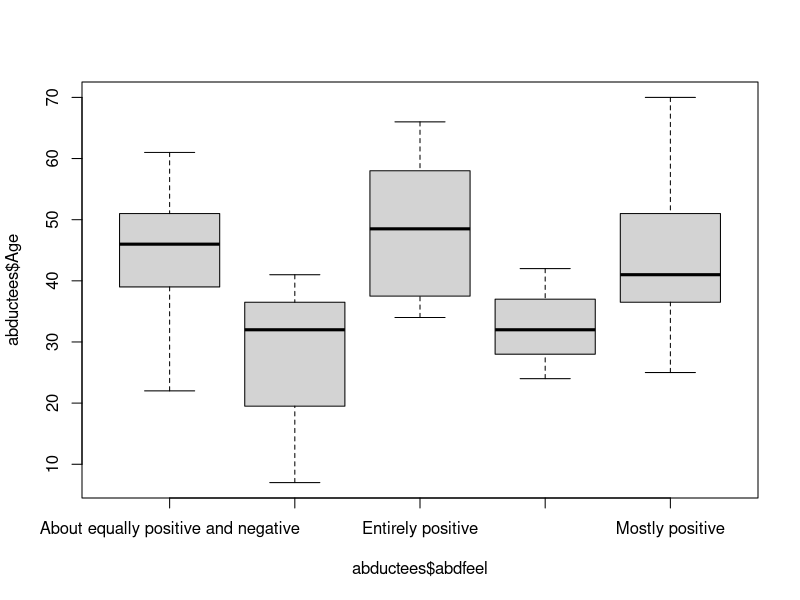
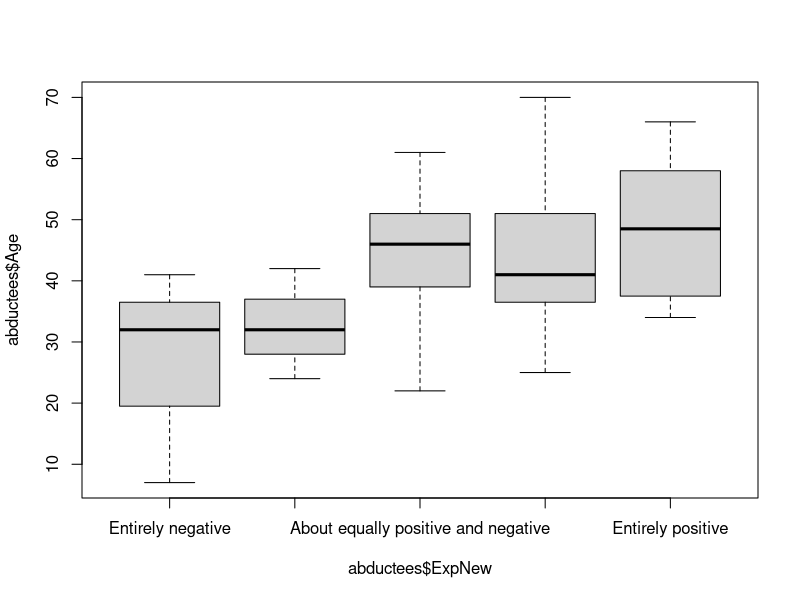
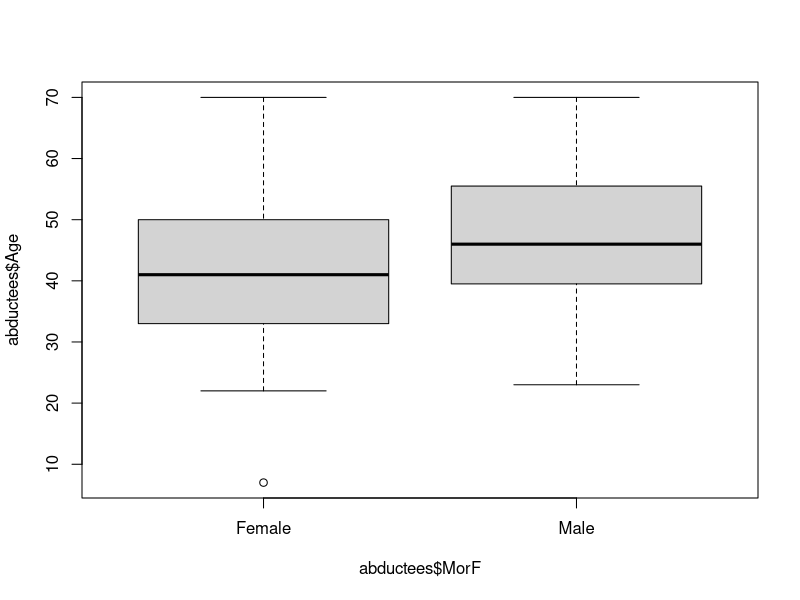

R code for these plots, in order:
#  Group 4 
# Dolores Juarez
# QTM 100
# Lab Instructor : Sena Agrezo 
# Lab Practice 6 
# Oct 1 2020

####################### QUESTION 1 ##########################

# Set working directory & import the 'abductees' data 
setwd("C:/Users/Dolores Juarez/Documents/QTM 100/lab_datasets/")
abductees <- read.csv("abductees.csv")

# See summary of data 
str(abductees)
summary(abductees)


###################### QUESTION 2 ###########################

# Create a new variable (Age) that calculates the age
#  of the survey respondent at the time of the survey 

abductees$Age <- 90 - abductees$yearbir


###################### Question 3 ##########################

# Create a new variable 'edulevel' to classify education 
#   status, where 12 years of education and less is 
#   'high school', 13-16 year is 'college education" and 
#   more than 16 is 'more than college'

abductees$EduLevel <- factor(NA,levels = c("high school","college","more than college"))

abductees$EduLevel[abductees$educat<=12]<-"high school"
abductees$EduLevel[abductees$educat>12 & abductees$educat<= 16] <-"college"
abductees$EduLevel[abductees$educat>16]<-"more than college"

# Check the recoding fo the variable 
summary(abductees$EduLevel)
table(abductees$educat, abductees$EduLevel)



######################  QUESTION 4 ############################

# Create a table to see the categories for marital status
table(abductees$marstat)
# Possible reponses for martital status include:
#   divorced, married, separated, single 

# Create a new marital status variable that classifies 
#   individuals as either "Married" or "Other"

abductees$Married <- factor(NA, levels =c("Married", "Other"))

# Re-Assign values of the new martial status variable where 
#   "Married" is classified as "Married" and where "Divorced, 
#   "Separated", and "Single" will be classified as "Other"
abductees$Married[abductees$marstat== "Married"] <- "Married"
abductees$Married[abductees$marstat== "Divorced" | abductees$marstat == "Single" | abductees$marstat == "Separated"] <- "Other"

# Check the re-coding of "Married"
table(abductees$marstat, abductees$Married)


######################## QUESTION 5 ##########################

# Create a table to see the different categories for a 
#   respondents experience 

table(abductees$abdfeel)

# Groups include: "About equally positive and negative" 
#   "Entirely negative", "Entirely positive", "Mostly 
#   negative", "Mostly positive"

                    ### PART A ###

# Create a side-by-side box plot that compares the age 
#   distribution among the 5 groups of experiences

boxplot(abductees$Age ~ abductees$abdfeel)

                    ### ANSWER ### 
# The respondents who had an entirely positive experience
#   have the highest median age, while the the respondents 
#   who had an entirely entirely negative and a mostly 
#   negative experience had the lowest lowest median age. 
#   The youngest respondents had an entirely negative 
#   experience. If this were on a scale, where 0 is entirely 
#   negative and 5 being entirely positive, we would somewhat
#   see a trend as age increases the experience is more 
#   positive, but this trend line would not be very linear, 
#   as the ranges for the ages seem to be quite large




                    ### PART B ###

# Create a new variable for experiences from abduction
abductees$ExpNew <- factor(NA, levels =c("Entirely negative", "Mostly negative", "About equally positive and negative", "Mostly positive" , "Entirely positive"))

# Order the factor levels in an ordinal fashion 
# Eg the worst experience to the best 
abductees$ExpNew[abductees$abdfeel== "Entirely negative"] <- "Entirely negative"
abductees$ExpNew[abductees$abdfeel== "Mostly negative"] <- "Mostly negative"
abductees$ExpNew[abductees$abdfeel== "About equally positive and negative"] <- "About equally positive and negative"
abductees$ExpNew[abductees$abdfeel== "Mostly positive"] <- "Mostly positive"
abductees$ExpNew[abductees$abdfeel== "Entirely positive"] <- "Entirely positive"

# Create a side-to-side box plot comparing the age 
#   distributions among the newly ordered factor levels 
boxplot(abductees$Age ~ abductees$ExpNew)

                    ### AnSWER ### 

# Now the tend seems to be much more clearer. As the age of
#   the respondents increases, the experiences becomes more
#   positive.


####################### QUESTION 6 ##########################

                    ### PART A ###

# Create a new variable that puts all females together
abductees$MorF[abductees$sex== "Female" | abductees$sex == "female"] <- "Female"
abductees$MorF[abductees$sex== "male"] <- "Male"

# See the number of individuals within each sex using the new
#   variable created 
table(abductees$MorF)

# Create a table to compare the average ages within each sex
tapply(X = abductees$Age, INDEX = abductees$MorF, FUN = mean)
boxplot(abductees$Age ~ abductees$MorF)




                      ### PART B ###

# Create a table that shows the average number of abductions
#   among the married/ other factor levels 
tapply(X = abductees$abdtimes, INDEX = abductees$Married, FUN = mean,na.rm = FALSE)

                      ### ANSWER ###

# The average number of abductions within the individuals 
#   classified as "other" is 3.25 times 




                    ### PART C ### 

# create a table of the individuals within each factor level 
#   for education 
table(abductees$EduLevel)

                    ### ANSWER ###

# 29 individuals have no more than a college level education 





                    ### PART D ###  

                    ### ANSWER ###

# Age age increases, the abduction experience improves (gets
#   more positive)


